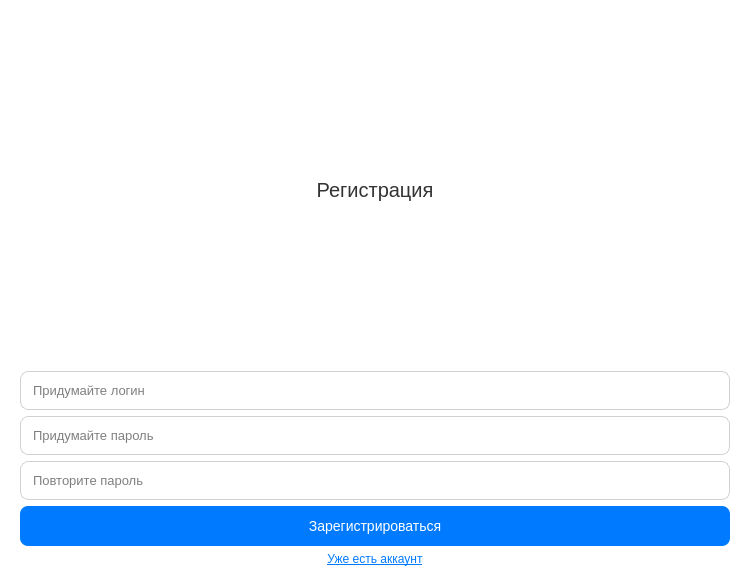
<?xml version="1.0" encoding="UTF-8"?>
<ui version="4.0">
 <class>AuthWidget</class>
 <widget class="QWidget" name="AuthWidget">
  <property name="geometry">
   <rect>
    <x>0</x>
    <y>0</y>
    <width>750</width>
    <height>586</height>
   </rect>
  </property>
  <property name="styleSheet">
   <string notr="true">background-color: #FFFFFF;</string>
  </property>
  <layout class="QVBoxLayout" name="verticalLayout">
   <item>
    <widget class="QStackedWidget" name="stackedWidget">
     <property name="cursor">
      <cursorShape>ArrowCursor</cursorShape>
     </property>
     <property name="currentIndex">
      <number>1</number>
     </property>
     <widget class="QWidget" name="loginPage">
      <layout class="QVBoxLayout" name="verticalLayout_2">
       <item>
        <widget class="QLabel" name="labelTitle">
         <property name="styleSheet">
          <string notr="true">font-size: 20px; color: #333333;</string>
         </property>
         <property name="text">
          <string>Добро пожаловать</string>
         </property>
         <property name="alignment">
          <set>Qt::AlignmentFlag::AlignCenter</set>
         </property>
        </widget>
       </item>
       <item>
        <spacer name="verticalSpacer">
         <property name="orientation">
          <enum>Qt::Orientation::Vertical</enum>
         </property>
         <property name="sizeType">
          <enum>QSizePolicy::Policy::Fixed</enum>
         </property>
         <property name="sizeHint" stdset="0">
          <size>
           <width>20</width>
           <height>1</height>
          </size>
         </property>
        </spacer>
       </item>
       <item>
        <widget class="QLineEdit" name="lineEditLogin">
         <property name="styleSheet">
          <string>
                    QLineEdit {
                        border: 1px solid #D0D0D0;
                        border-radius: 8px;
                        padding: 10px;
                        font-size: 13px;
                    }
                    QLineEdit:focus {
                        border: 1px solid #007AFF;
                    }
                    </string>
         </property>
         <property name="placeholderText">
          <string>Логин</string>
         </property>
        </widget>
       </item>
       <item>
        <widget class="QLineEdit" name="lineEditPassword">
         <property name="styleSheet">
          <string>
                    QLineEdit {
                        border: 1px solid #D0D0D0;
                        border-radius: 8px;
                        padding: 10px;
                        font-size: 13px;
                    }
                    QLineEdit:focus {
                        border: 1px solid #007AFF;
                    }
                    </string>
         </property>
         <property name="echoMode">
          <enum>QLineEdit::EchoMode::Password</enum>
         </property>
         <property name="placeholderText">
          <string>Пароль</string>
         </property>
        </widget>
       </item>
       <item>
        <widget class="QPushButton" name="btnLogin">
         <property name="font">
          <font>
           <pointsize>-1</pointsize>
          </font>
         </property>
         <property name="cursor">
          <cursorShape>PointingHandCursor</cursorShape>
         </property>
         <property name="styleSheet">
          <string>
                    QPushButton {
                        background-color: #007AFF;
                        color: white;
                        border-radius: 8px;
                        padding: 12px;
                        font-size: 14px;
                        min-width: 100px;
                    }
                    QPushButton:hover {
                        background-color: #0051A8;
                    }
                    QPushButton:pressed {
                        background-color: #003D7A;
                    }
                    </string>
         </property>
         <property name="text">
          <string>Войти</string>
         </property>
        </widget>
       </item>
       <item>
        <widget class="QPushButton" name="btnSwitchToRegister">
         <property name="cursor">
          <cursorShape>PointingHandCursor</cursorShape>
         </property>
         <property name="styleSheet">
          <string>
                    QPushButton {
                        color: #007AFF;
                        text-decoration: underline;
                        border: none;
                        background: transparent;
                    }
                    </string>
         </property>
         <property name="text">
          <string>Создать аккаунт</string>
         </property>
        </widget>
       </item>
      </layout>
     </widget>
     <widget class="QWidget" name="registerPage">
      <layout class="QVBoxLayout" name="verticalLayout_3">
       <item>
        <widget class="QLabel" name="labelTitle_2">
         <property name="cursor">
          <cursorShape>ArrowCursor</cursorShape>
         </property>
         <property name="styleSheet">
          <string notr="true">font-size: 20px; color: #333333;</string>
         </property>
         <property name="text">
          <string>Регистрация</string>
         </property>
         <property name="alignment">
          <set>Qt::AlignmentFlag::AlignCenter</set>
         </property>
        </widget>
       </item>
       <item>
        <spacer name="verticalSpacer_2">
         <property name="cursor">
          <cursorShape>ArrowCursor</cursorShape>
         </property>
         <property name="orientation">
          <enum>Qt::Orientation::Vertical</enum>
         </property>
         <property name="sizeType">
          <enum>QSizePolicy::Policy::Minimum</enum>
         </property>
         <property name="sizeHint" stdset="0">
          <size>
           <width>20</width>
           <height>5</height>
          </size>
         </property>
        </spacer>
       </item>
       <item>
        <widget class="QLineEdit" name="lineEditNewLogin">
         <property name="cursor">
          <cursorShape>ArrowCursor</cursorShape>
         </property>
         <property name="styleSheet">
          <string>
                    QLineEdit {
                        border: 1px solid #D0D0D0;
                        border-radius: 8px;
                        padding: 10px;
                        font-size: 13px;
                    }
                    QLineEdit:focus {
                        border: 1px solid #007AFF;
                    }
                    </string>
         </property>
         <property name="placeholderText">
          <string>Придумайте логин</string>
         </property>
        </widget>
       </item>
       <item>
        <widget class="QLineEdit" name="lineEditNewPassword">
         <property name="cursor">
          <cursorShape>ArrowCursor</cursorShape>
         </property>
         <property name="styleSheet">
          <string>
                    QLineEdit {
                        border: 1px solid #D0D0D0;
                        border-radius: 8px;
                        padding: 10px;
                        font-size: 13px;
                    }
                    QLineEdit:focus {
                        border: 1px solid #007AFF;
                    }
                    </string>
         </property>
         <property name="echoMode">
          <enum>QLineEdit::EchoMode::Password</enum>
         </property>
         <property name="placeholderText">
          <string>Придумайте пароль</string>
         </property>
        </widget>
       </item>
       <item>
        <widget class="QLineEdit" name="lineEditConfirmPassword">
         <property name="cursor">
          <cursorShape>ArrowCursor</cursorShape>
         </property>
         <property name="styleSheet">
          <string>
                    QLineEdit {
                        border: 1px solid #D0D0D0;
                        border-radius: 8px;
                        padding: 10px;
                        font-size: 13px;
                    }
                    QLineEdit:focus {
                        border: 1px solid #007AFF;
                    }
                    </string>
         </property>
         <property name="echoMode">
          <enum>QLineEdit::EchoMode::Password</enum>
         </property>
         <property name="placeholderText">
          <string>Повторите пароль</string>
         </property>
        </widget>
       </item>
       <item>
        <widget class="QPushButton" name="btnRegister">
         <property name="cursor">
          <cursorShape>ArrowCursor</cursorShape>
         </property>
         <property name="styleSheet">
          <string>
                    QPushButton {
                        background-color: #007AFF;
                        color: white;
                        border-radius: 8px;
                        padding: 12px;
                        font-size: 14px;
                        min-width: 100px;
                    }
                    QPushButton:hover {
                        background-color: #0051A8;
                    }
                    QPushButton:pressed {
                        background-color: #003D7A;
                    }
                    </string>
         </property>
         <property name="text">
          <string>Зарегистрироваться</string>
         </property>
        </widget>
       </item>
       <item>
        <widget class="QPushButton" name="btnSwitchToLogin">
         <property name="font">
          <font>
           <pointsize>9</pointsize>
           <underline>true</underline>
          </font>
         </property>
         <property name="cursor">
          <cursorShape>ArrowCursor</cursorShape>
         </property>
         <property name="styleSheet">
          <string>
                    QPushButton {
                        color: #007AFF;
                        text-decoration: underline;
                        border: none;
                        background: transparent;
                    }
                    </string>
         </property>
         <property name="text">
          <string>Уже есть аккаунт</string>
         </property>
        </widget>
       </item>
      </layout>
     </widget>
    </widget>
   </item>
  </layout>
 </widget>
 <resources/>
 <connections/>
</ui>
